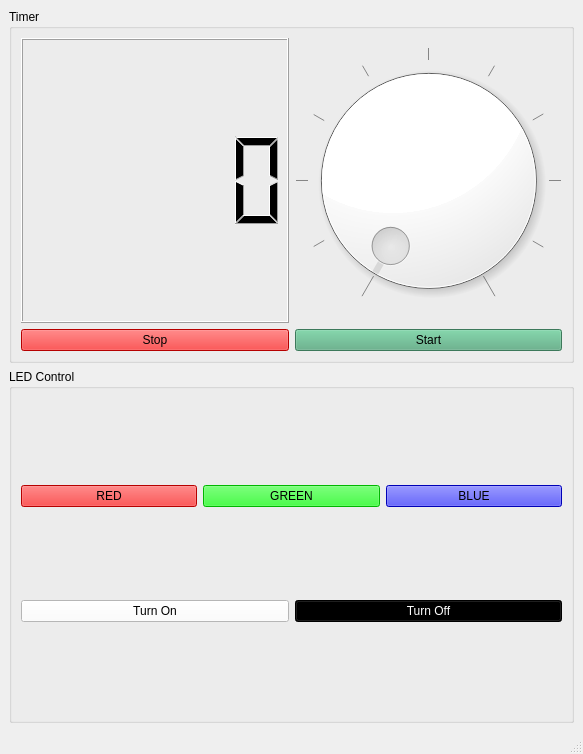
<?xml version="1.0" encoding="UTF-8"?>
<ui version="4.0">
 <class>MainWindow</class>
 <widget class="QMainWindow" name="MainWindow">
  <property name="geometry">
   <rect>
    <x>0</x>
    <y>0</y>
    <width>583</width>
    <height>754</height>
   </rect>
  </property>
  <property name="windowTitle">
   <string>MainWindow</string>
  </property>
  <widget class="QWidget" name="centralwidget">
   <layout class="QGridLayout" name="gridLayout_3">
    <item row="0" column="0">
     <layout class="QVBoxLayout" name="verticalLayout_2">
      <item>
       <widget class="QGroupBox" name="groupBox">
        <property name="title">
         <string>Timer</string>
        </property>
        <layout class="QGridLayout" name="gridLayout">
         <item row="1" column="0">
          <widget class="QPushButton" name="pb_stop">
           <property name="styleSheet">
            <string notr="true">font: 700 12pt &quot;Segoe UI&quot;;
color: rgb(0, 0, 0);
background-color: rgb(255, 0, 0);</string>
           </property>
           <property name="text">
            <string>Stop</string>
           </property>
          </widget>
         </item>
         <item row="0" column="0">
          <widget class="QLCDNumber" name="lcdNumber"/>
         </item>
         <item row="1" column="1">
          <widget class="QPushButton" name="pb_start">
           <property name="styleSheet">
            <string notr="true">font: 700 12pt &quot;Segoe UI&quot;;
color: rgb(0, 0, 0);
background-color: rgb(85, 170, 127);</string>
           </property>
           <property name="text">
            <string>Start</string>
           </property>
          </widget>
         </item>
         <item row="0" column="1">
          <widget class="QDial" name="dial">
           <property name="enabled">
            <bool>true</bool>
           </property>
           <property name="focusPolicy">
            <enum>Qt::WheelFocus</enum>
           </property>
           <property name="autoFillBackground">
            <bool>false</bool>
           </property>
           <property name="styleSheet">
            <string notr="true">color: rgb(0, 0, 0);
background-color: rgb(255, 255, 255);
</string>
           </property>
           <property name="minimum">
            <number>0</number>
           </property>
           <property name="maximum">
            <number>10</number>
           </property>
           <property name="pageStep">
            <number>10</number>
           </property>
           <property name="value">
            <number>0</number>
           </property>
           <property name="sliderPosition">
            <number>0</number>
           </property>
           <property name="tracking">
            <bool>true</bool>
           </property>
           <property name="invertedAppearance">
            <bool>false</bool>
           </property>
           <property name="wrapping">
            <bool>false</bool>
           </property>
           <property name="notchesVisible">
            <bool>true</bool>
           </property>
          </widget>
         </item>
        </layout>
       </widget>
      </item>
      <item>
       <widget class="QGroupBox" name="groupBox_2">
        <property name="title">
         <string>LED Control</string>
        </property>
        <layout class="QGridLayout" name="gridLayout_2">
         <item row="0" column="0">
          <layout class="QHBoxLayout" name="horizontalLayout">
           <item>
            <widget class="QPushButton" name="pb_red">
             <property name="styleSheet">
              <string notr="true">font: 700 12pt &quot;Segoe UI&quot;;
background-color: rgb(255, 0, 0);
color: rgb(0, 0, 0);</string>
             </property>
             <property name="text">
              <string>RED</string>
             </property>
            </widget>
           </item>
           <item>
            <widget class="QPushButton" name="pb_green">
             <property name="styleSheet">
              <string notr="true">font: 700 12pt &quot;Segoe UI&quot;;
background-color: rgb(0, 255, 0);
color: rgb(0, 0, 0);</string>
             </property>
             <property name="text">
              <string>GREEN</string>
             </property>
            </widget>
           </item>
           <item>
            <widget class="QPushButton" name="pb_blue">
             <property name="styleSheet">
              <string notr="true">font: 700 12pt &quot;Segoe UI&quot;;
background-color: rgb(0, 0, 255);
color: rgb(0, 0, 0);</string>
             </property>
             <property name="text">
              <string>BLUE</string>
             </property>
            </widget>
           </item>
          </layout>
         </item>
         <item row="1" column="0">
          <layout class="QHBoxLayout" name="horizontalLayout_2">
           <item>
            <widget class="QPushButton" name="pb_on">
             <property name="styleSheet">
              <string notr="true">font: 700 12pt &quot;Segoe UI&quot;;
background-color: rgb(255, 255, 255);
color: rgb(0, 0, 0);</string>
             </property>
             <property name="text">
              <string>Turn On</string>
             </property>
            </widget>
           </item>
           <item>
            <widget class="QPushButton" name="pb_off">
             <property name="styleSheet">
              <string notr="true">font: 700 12pt &quot;Segoe UI&quot;;
background-color: rgb(0, 0, 0);
color: rgb(255, 255, 255);</string>
             </property>
             <property name="text">
              <string>Turn Off</string>
             </property>
            </widget>
           </item>
          </layout>
         </item>
        </layout>
       </widget>
      </item>
     </layout>
    </item>
   </layout>
  </widget>
  <widget class="QMenuBar" name="menubar">
   <property name="geometry">
    <rect>
     <x>0</x>
     <y>0</y>
     <width>583</width>
     <height>25</height>
    </rect>
   </property>
  </widget>
  <widget class="QStatusBar" name="statusbar"/>
 </widget>
 <resources/>
 <connections/>
</ui>
